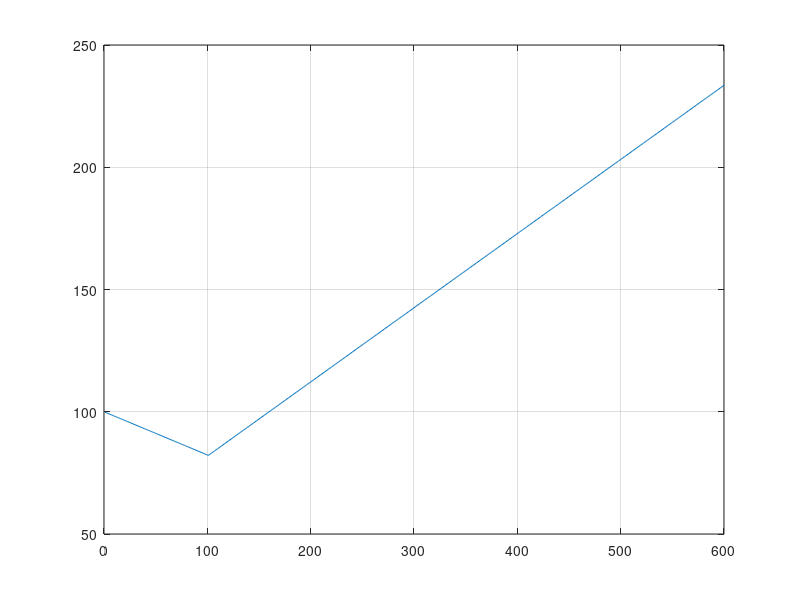
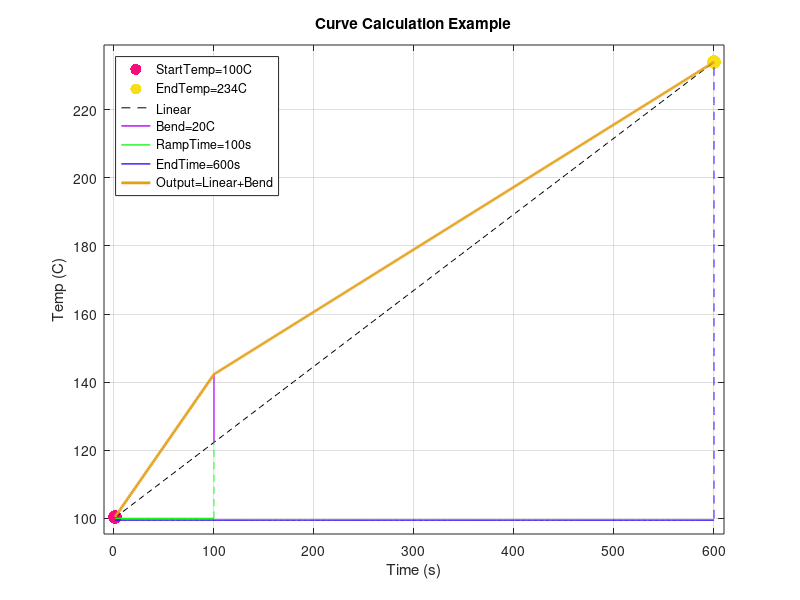

Write the MATLAB code that produced these figures, in order.


%% User Parameters
duration            = 600;
start_val           = 100;
end_val             = 234;
bend                = -40;
bend_peak_time      = 100;

%% Intermediate Calculations

bend_peak_pre_dur = bend_peak_time;
bend_peak_post_dur = duration-bend_peak_time;

bend_pre_increment = bend/bend_peak_pre_dur;
bend_post_increment = -1*bend/bend_peak_post_dur;

span = end_val-start_val; 
slope = span/duration;

bend_addval = 0;
bend_state = 0; %pre
for inc = 1:duration
    
   
    if(bend_state == 0) %pre
   
        bend_addval = bend_addval + bend_pre_increment;
        if(bend > 0) 
            if(bend_addval >= bend)
                bend_state = 1;
            end
        else
            if(bend_addval <= bend)
                bend_state = 1;
            end
        end
        
    else
        bend_addval = bend_addval + bend_post_increment;       
    end
    
    curve(inc) = start_val + slope*inc + bend_addval;
    
end

%%

figure(1); clf; 
plot(1:duration, curve);
grid on;


%% solution that can be run on an individual point




curveStartTemp  = 100;
curveEndTemp    = 234;
curveEndTime    = 600;
curveBend       = 20;
curveRampTime   = 100;

for currentTime = 1:curveEndTime
    % first calculate without the bend 

    slope = (curveEndTemp-curveStartTemp)/curveEndTime; %C/S
    currentTemp = curveStartTemp + slope*currentTime;

    % calculate the bend value
    if(currentTime == curveRampTime)
        bend = curveBend;
    elseif(currentTime < curveRampTime)
        bendSlope = curveBend/curveRampTime;
        bend = bendSlope*currentTime;
    else
        bendSlope = curveBend/(curveEndTime-curveRampTime);
        bend = bendSlope*(curveEndTime-currentTime);
    end
    
    % combine
    nb(currentTime) = currentTemp;
    currentTemp = currentTemp + bend;
    
    ct(currentTime) = currentTemp;
end

%
figure(2); clf; 

plot(1,ct(1), '*', 'color', '#f60c7b', 'Marker', '.', 'MarkerSize', 30); %start temp
hold all;
plot(curveEndTime,ct(curveEndTime), '*', 'color', '#f6de18', 'Marker', '.', 'MarkerSize', 30); %end temp
plot(nb, 'LineStyle', '--', 'color', 'black');
plot(curveRampTime*ones(100,1), linspace(nb(curveRampTime), ct(curveRampTime), 100), 'color', '#b400f6', 'LineWidth', 1); %bend
plot(linspace(1,curveRampTime, 100), curveStartTemp*ones(100,1), 'color', '#18f618', 'LineWidth', 1 ); %ramp time 
plot(linspace(1,curveEndTime, 100), curveStartTemp*ones(100,1)-0.5, 'color', '#390cf6', 'LineWidth', 1 ); %end time 
plot(1:curveEndTime, ct, 'color', '#e49e18', 'LineWidth', 2); %output

%don't include these dashed lines on legend
if(curveBend > 0) 
    plot(curveRampTime*ones(100,1), linspace(curveStartTemp, nb(curveRampTime), 100), '--', 'color','#18f618') ;
end
plot(curveEndTime*ones(100,1), linspace(curveStartTemp, ct(curveEndTime), 100), '--', 'color','#390cf6') ;
legend(             ['StartTemp=' num2str(curveStartTemp) 'C'],...
                    ['EndTemp=' num2str(curveEndTemp) 'C'],...
                    'Linear',...
                    ['Bend=' num2str(curveBend) 'C'],...
                    ['RampTime=' num2str(curveRampTime) 's'],...
                    ['EndTime=' num2str(curveEndTime) 's'],...
                    'Output=Linear+Bend',...
                        'location', 'NorthWest');
ylabel('Temp (C)');
xlabel('Time (s)');
xlim([-10 curveEndTime+10]);
ylim([min(ct)-5 max(ct)+5]);
grid on;

title('Curve Calculation Example');